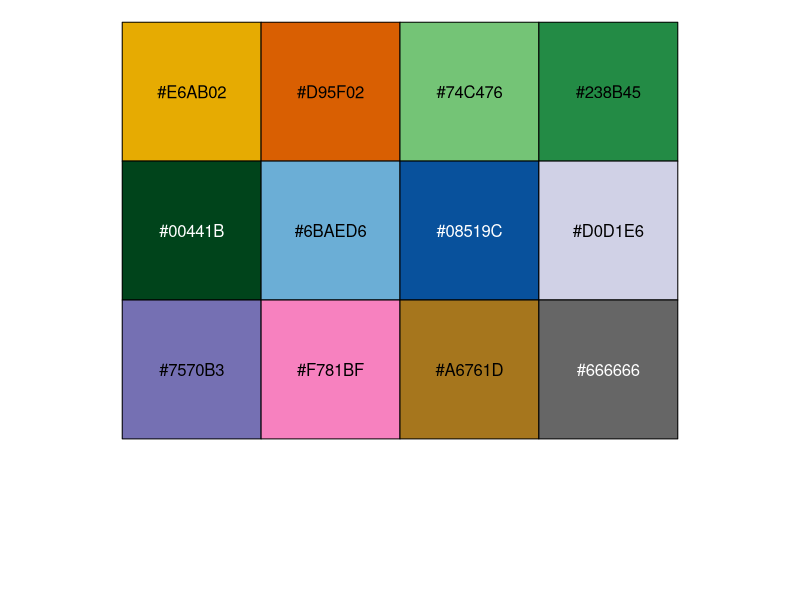
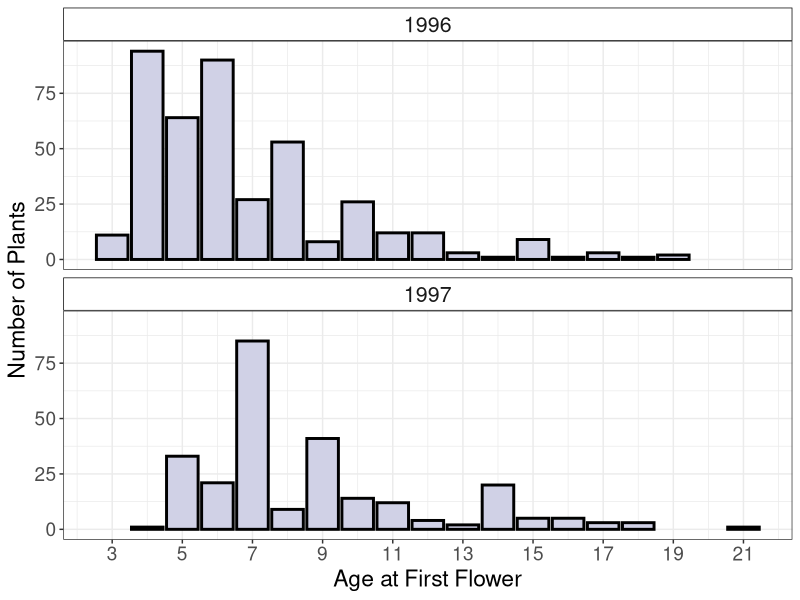
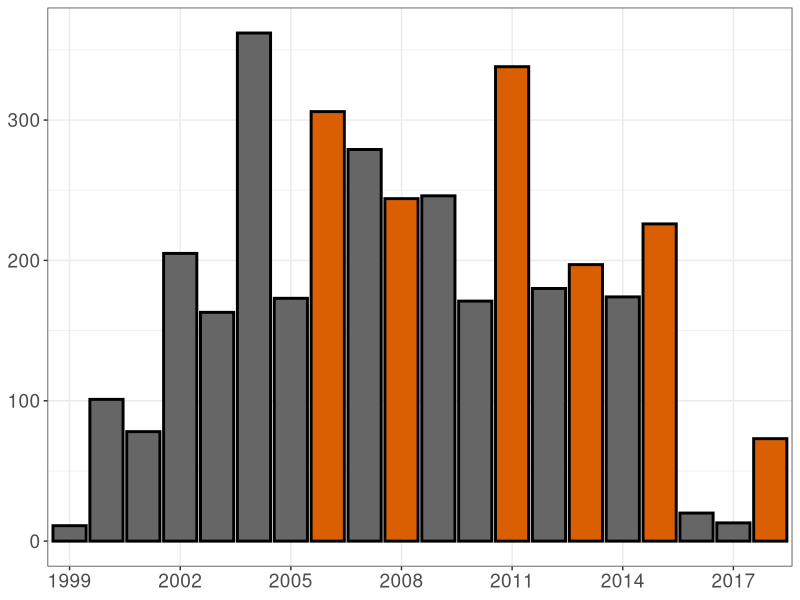
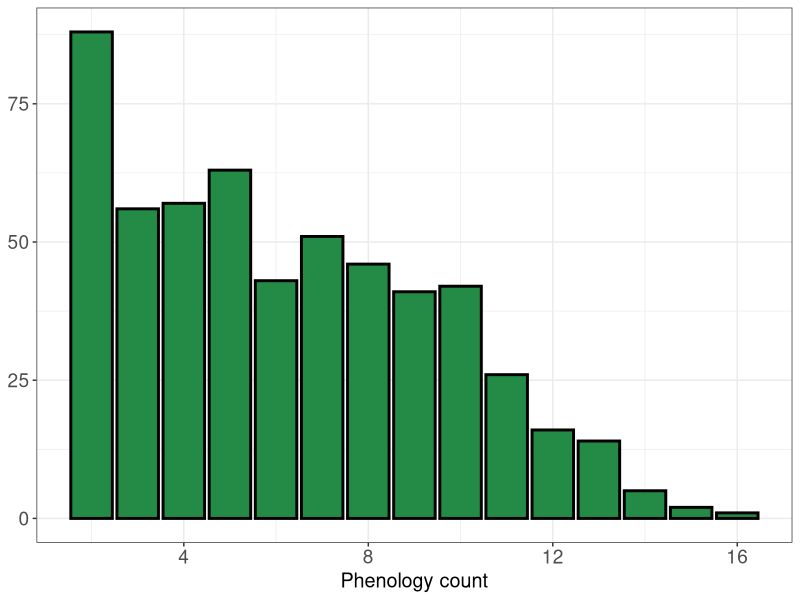
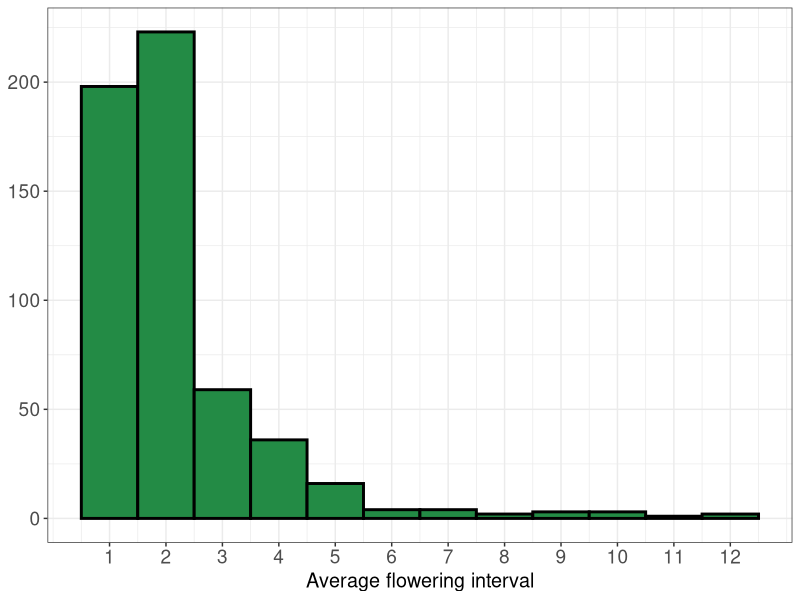
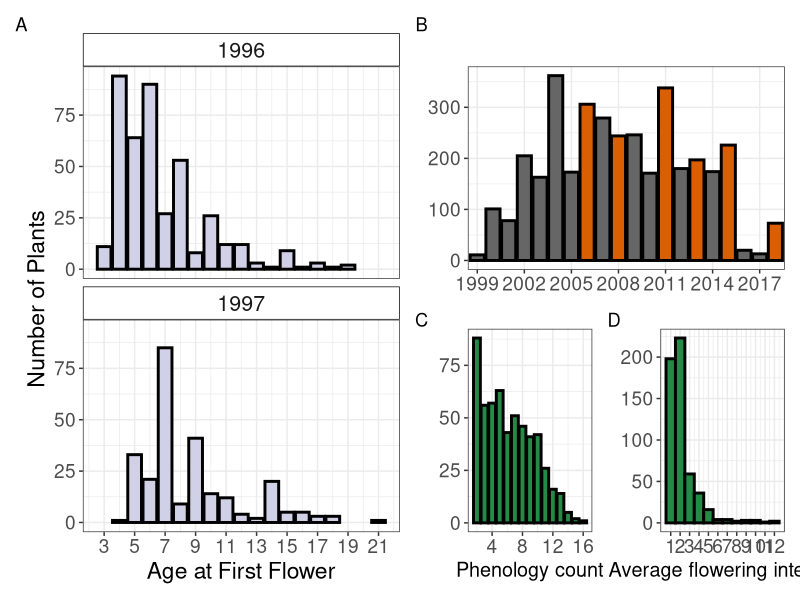

Generate these figures, in order, with R: (Note: this script raises an error after producing the figures.)
# Separate script to make some of figures for the manuscript #
# If figures aren't located in this script then the header will tell you what document to find them in
# All figures are saved in echPhenology/figs 

library(tidyverse)
library(patchwork)
library(RColorBrewer)
data("phen_dataset")                                     # phenology data
census_dat <- read_csv("data-raw/cg1CoreData.csv") %>%   # getting census data 
  # filter for columns with just flowering info
  select(cgPlaId, yrPlanted, starts_with("fl")) %>%
  # filter for plants in 1996 and 1997 cohort
  filter(yrPlanted == 1996 | yrPlanted == 1997) %>%
  # go from wide to long
  pivot_longer(cols = starts_with("fl"), names_to = "fl_year") %>%
  filter(value != 0)  %>%
  # get rid of the "fl" in front of all year values, make numeric
  mutate(fl_year = as.numeric(unlist(str_extract_all(fl_year, "(?<=fl)\\d{4}"))))

# General graphics parameters
theme_set(theme_bw())
my_cols <-c("#E6AB02", "#D95F02", "#74C476","#238B45", "#00441B", 
            "#6BAED6", "#08519C", "#D0D1E6", "#7570B3", "#F781BF",
            "#A6761D","#666666")
scales::show_col(my_cols) # To see colors 

# ---- Figure 1. Census data summary, 4 graphs in one -----
#      i. Age when plants first begin flowering
#      ii. Number of plants flowering in each year  
#      iii. Number of times plants flowered within the study period
#      iv. Interval between flowering periods

# i. Age
firstYrs <- census_dat %>%
  group_by(cgPlaId) %>%
  mutate(firstYr = min(fl_year)) %>%
  ungroup() %>%
  distinct(cgPlaId, yrPlanted, firstYr) %>%
  mutate(ageAtFl = firstYr - yrPlanted)

# average 

firstYrs %>%
  group_by(yrPlanted) %>%
  summarize(avgAge = mean(ageAtFl),
            minAge = min(ageAtFl),
            maxAge = max(ageAtFl),
            medAge = median(ageAtFl))

p1 <- firstYrs %>%
  ggplot(aes(ageAtFl))+
  geom_histogram(stat = "count", color = "black", size = 1, fill = my_cols[8]) +
  labs(x = "Age at First Flower", y = "Number of Plants")+
  scale_x_continuous(breaks = c(3, 5, 7, 9, 11, 13, 15, 17, 19, 21)) +
  facet_wrap(~yrPlanted, ncol = 1)+
  theme(axis.text        = element_text(size = rel(1.25)),
        strip.background = element_rect(color = "black", fill = "white"),
        strip.text       = element_text(size = rel(1.4)),
        axis.title       = element_text(size = rel(1.5)))
p1

# ii. Num of plants histogram
burn_years <- c(2006, 2008, 2011, 2013, 2015, 2018)

p2 <- census_dat %>%
  mutate(fl_year = as.factor(fl_year),
         burn = if_else(fl_year %in% burn_years, "burned", "not_burned")) %>%
  ggplot(aes(fl_year))+
  geom_histogram(aes(fill = burn), stat = "count", color = "black", size = 1)+
  scale_fill_manual(values = c(my_cols[2], my_cols[12]))+
  scale_x_discrete(breaks = c("1999", "2002", "2005", "2008", "2011", "2014",
                              "2017"))+
  guides(fill = FALSE)+
  labs(y = NULL,
       x = NULL)+
  theme(axis.text = element_text(size = rel(1.25)))
p2 
# iii. Phen Count histogram

census_phenCt <- census_dat %>%
  group_by(cgPlaId)%>%
  summarize(phenCt = sum(value)) %>%
  filter(phenCt != 1)
# Woah cgPlaID 372 has flowered 16 times from 1996 to 2018

census_phenCt %>%
  summarize(meanPC = mean(phenCt),
            maxPC  = max(phenCt),
            medPC  = median(phenCt))

p3 <- census_phenCt %>%
  ggplot()+
  geom_bar(aes(phenCt), size = 1, fill = my_cols[4], color = "black")+
  labs(x = "Phenology count",
       y = NULL)+
  theme(axis.text    = element_text(size = rel(1.25)),
        axis.title.x = element_text(size = rel(1.3)))
p3
#ggsave("phenCt_hist.png", plot = plot_pc) 

# iv. interval histogram 

fl_intv <- census_dat %>%
  select(cgPlaId, fl_year) %>%
  group_by(cgPlaId) %>%
  mutate(intv = fl_year - lag(fl_year, default = fl_year[1]))
fl_intv_sum <- fl_intv %>%
  select(-fl_year) %>%
  filter(intv != 0) %>%
  summarize(avg_intv = mean(intv),
            phenCt   = n() + 1) # No. of times a plant flowerd, adding one bc I took out a year when filtering for non-zero values
fl_intv_sum %>%
  summarize(mean_tot = mean(avg_intv),
            med_tot  = median(avg_intv),
            max_tot  = max(avg_intv),
            min_tot  = min(avg_intv))  
p4 <- fl_intv_sum %>%
  ggplot(aes(avg_intv))+
  geom_histogram(binwidth = 1, fill = my_cols[4], color = "black", size = 1) +
  #geom_vline(xintercept = 2.27, size = 1.5, lty = 2)+
  labs(x = "Average flowering interval",
       y = NULL)+
  scale_x_continuous(breaks = c(1:12))+
  theme(axis.text  = element_text(size = rel(1.25)),
        axis.title = element_text(size = rel(1.3)))
p4

# **** putting all the plots together ****

p1 + p2 / (p3 + p4)  + plot_annotation(tag_levels = 'A')

# ---- Figure 2. Phenology data summary, 2 graphs in one  ----
      # i. Timing of flowering phenology by year
      # ii. Duration of flowering phenology by year

# i. Timing 

burn_years <- c(2006, 2008, 2011, 2013, 2015)

phen_all <- phen_19967 %>%
  mutate(burn = if_else(year %in% burn_years, "burned", "not_burned")) %>%
  group_by(year) %>%
  mutate(medianFFD = median(startNum))

b1 <- phen_all %>%
  #hmmm I'm not sure this is the best way to to this....
  ggplot(aes(year, as.Date(startNum, origin = "2018-01-01")))+
  geom_count(aes(color = burn), alpha = 0.5)+
  geom_errorbar(aes(ymin = as.Date(medianFFD, origin = "2018-01-01"), 
                    ymax = as.Date(medianFFD, origin = "2018-01-01")),
                width = 0.5, size = 1.5)+
  labs(y = "First flowering \nday",
       x = NULL, 
       size = "Count")+
  guides(color = FALSE)+
  scale_size_area()+
  scale_color_manual(values = c(my_cols[2], my_cols[12]))+
  #scale_size_area(max_size = 8)+
  theme(axis.text.x = element_blank(),
        axis.title  = element_text(size = rel(1.3)),
        legend.background = element_rect(color = "black"))
b1

# ii. Duration

b2 <- phen_all %>%
  group_by(year) %>%
  mutate(medianDur = median(dur))%>%
  ggplot(aes(year, dur))+
  geom_count(aes(color = burn), alpha = 0.5)+
  geom_errorbar(aes(ymin = medianDur, 
                    ymax = medianDur),
                width = 0.5, size = 1.5)+
  labs(x = NULL, 
       y = "Flowering duration \n(days)",
       size = "Count")+
  guides(color = FALSE)+
  scale_size_area()+
  scale_color_manual(values = c(my_cols[2], my_cols[12]))+
  theme(axis.text.x = element_text(size = rel(1.25)),
        axis.title.y = element_text(size = rel(1.3)),
        legend.background = element_rect(color = "black"))
b2
# **** together

b1/b2 + plot_annotation(tag_levels = 'A')

# ---- Figure 3. Correlation analysis ----

# This figure can be found in the script "Lydia_correlation_analysis.R" at the bottom where is says # visualization

# ---- Figure S1. CG1 ----

# this figure is generated in "Lydia_summary_data.R" under the tab "Plot of Common Garden Experiment"

# ---- Figure S2. Peak flowering day ----

# Plot located in "Lydia_summary_data.R" in the section:
# "How much does "peak" flowering day vary by year" 

# ---- Figure S3. Relationship between head count and duration of flowering time ----

h1 <- phen_19967 %>%
  ggplot(aes(headCt, dur))+
  geom_point(alpha = 0.2, size = 2)+
  geom_smooth(color = my_cols[10], size = 1.5, se = FALSE)+
  #geom_smooth(method = "lm", se = FALSE, color = my_cols[1], size = 1.25)+
  #geom_smooth(method = "lm", formula = y ~ x + I(x^2), se = FALSE, color = my_cols[2], size = 1.25)+
  #geom_smooth(method = "lm", formula = y ~ x + I(x^3), se = FALSE, color = my_cols[3], size = 1.25)+
  facet_wrap(~year) +
  labs(y = "Flowering duration (days)", x = "Head Count")+
  theme(strip.background = element_rect(fill = "white"),
        strip.text       = element_text(size = rel(1.25)),
        axis.title       = element_text(size = rel(1.25)),
        axis.text        = element_text(size = rel(1.2)))
h1

# ---- Figure S4. Z-scores for Moran's I analysis of FFD ----

# Plot located in "Lydia_SAC_analysis.R" under 
